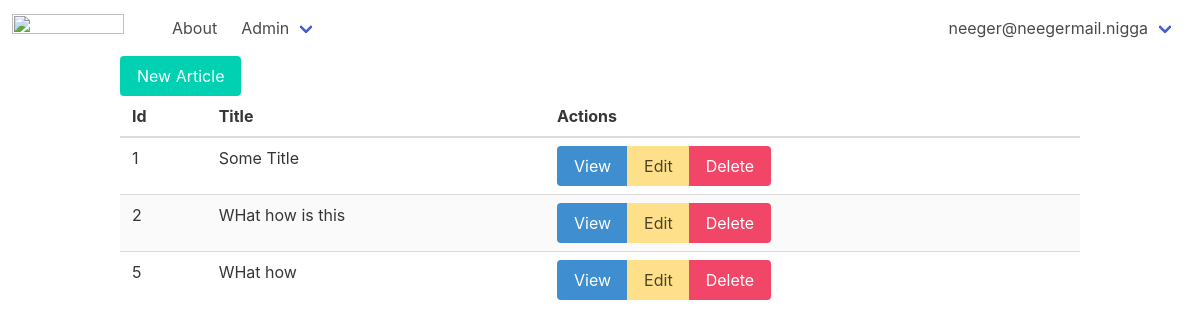
Page /admin/articles (signed in) on the committed database.
### tables this page shows
CREATE TABLE users
(
    id       integer
        primary key autoincrement,
    email    text not null
        unique,
    password text not null
);

CREATE TABLE "articles"
(
    id    integer
        primary key autoincrement,
    title text,
    body  text
);

### helpers.php (called while the page is built, shortened)
<?php
function view($viewName, $vars = []){
    extract($vars);
    include __DIR__ . "/views/$viewName.php";
}
function auth(){
    return User::auth();
}

### src/Controllers/ArticlesController.php (called while the page is built, shortened)
<?php
class ArticlesController {
    public function index(){
        $articles = Article::all();
        view('articles/index', compact('articles'));
    }
}

### src/DB.php (called while the page is built, shortened)
<?php
class DB {
    private $conn;
    public function __construct(){
        try {
            $this->conn = new PDO("sqlite:db.sqlite");
            $this->conn->setAttribute(PDO::ATTR_ERRMODE, PDO::ERRMODE_EXCEPTION);
        } catch(PDOException $e) {
            echo "Connection failed: " . $e->getMessage();
        }
    }
    public function all($table, $class){
        $stmt = $this->conn->prepare("SELECT * FROM $table");
        $stmt->execute();
        return $stmt->fetchAll();
    }
    public function find($table, $class, $id){
        $stmt = $this->conn->prepare("SELECT * FROM $table WHERE id = $id");
        $stmt->execute();
        return $stmt->fetch();
    }
}

### src/Models/Model.php (called while the page is built, shortened)
<?php
class Model {
    public static $table;
    public static function all(){
        $db = new DB();
        return $db -> all(static::$table, static::class);
    }
    public static function find($id){
        $db = new DB();
        return $db -> find(static::$table, static::class, $id);
    }
}

### src/Models/User.php (called while the page is built, shortened)
<?php
class User extends Model{
    public static function auth(){
        if(isset($_SESSION['user'])){
            $user = self::find($_SESSION['user']);
            if($user){
                return $user;
            }
        }
        return false;
    }
}

### views/articles/index.php (the view)
<?php include __DIR__ . '/../partials/header.php' ?>
    <div class="container">
        <a href="/admin/articles/new" class="button is-primary">New Article</a>
        <table class="table is-striped is-fullwidth">
        <thead>
            <th>
                Id
            </th>
            <th>
                Title
            </th>
            <th>
                Actions
            </th>
        </thead>
                <tbody>
                    <?php foreach ($articles as $article):?>
                    <tr>
                        <td><?=$article->id?></td>
                        <td><?=$article->title?></td>
                        <td>
                            <div class="buttons has-addons">
                                <a class="button is-info" href="/admin/articles/view?id=<?=$article->id?>">View</a>
                                <a class="button is-warning" href="/admin/articles/edit?id=<?=$article->id?>">Edit</a>
                                <a class="button is-danger" href="/admin/articles/delete?id=<?=$article->id?>">Delete</a>
                            </div>
                        </td>
                    </tr>
                    <?php endforeach; ?>
                </tbody>
            </table>
    </div>
<?php include __DIR__ . '/../partials/footer.php' ?>

### views/partials/nav.php (shortened to what this page needs)
<nav class="navbar" role="navigation" aria-label="main navigation">
  <div class="navbar-brand">
    <a class="navbar-item" href="/">
      <img src="https://bulma.io/images/bulma-logo.png" width="112" height="28">
    </a>
  </div>
  <div id="navbarBasicExample" class="navbar-menu">
    <div class="navbar-start">
      <a class="navbar-item" href="/">
      </a>
      <a class="navbar-item" href="/about">
        About
      </a>
      <div class="navbar-item has-dropdown is-hoverable">
        <a class="navbar-link">
          Admin
        </a>
      </div>
    </div>
    <div class="navbar-end">
      <div class="navbar-item">
        <?php if(auth()): ?>
          <div class="navbar-item has-dropdown is-hoverable">
            <a class="navbar-link">
              <?=auth()->email?>
            </a>
          </div>
        <?php endif; ?>
      </div>
    </div>
  </div>
</nav>

### rows in the picture
users: email "neeger@neegermail.nigga"
articles: id "1", title "Some Title"
articles: id "2", title "WHat how is this"
articles: id "5", title "WHat how"
